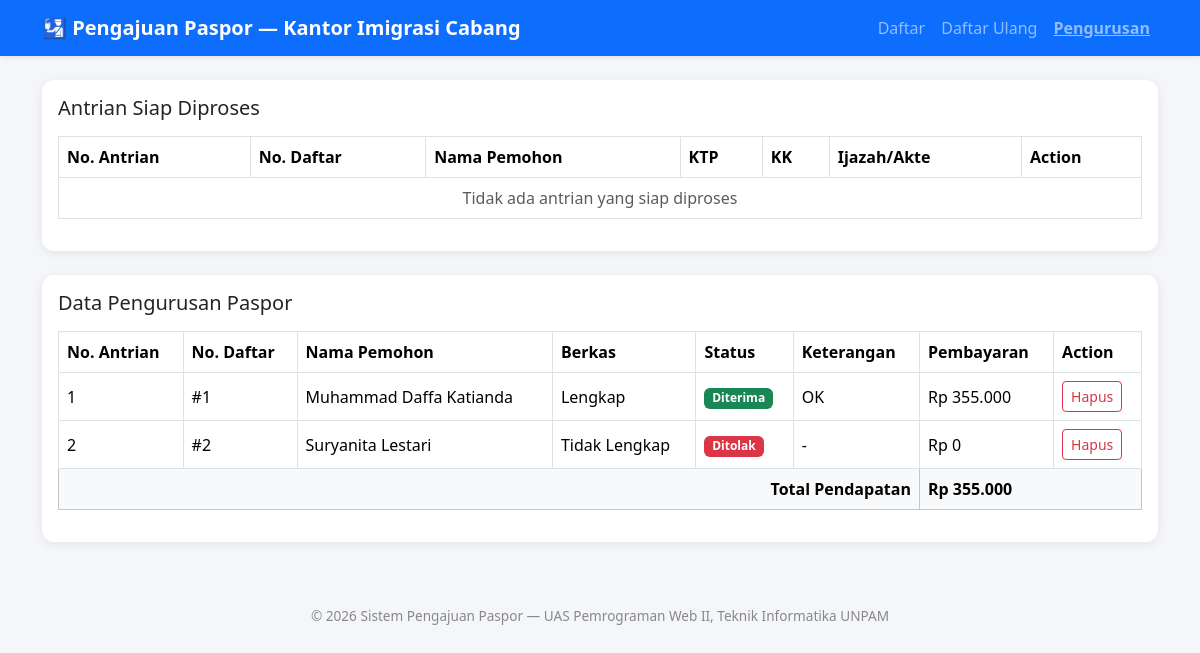
/pengurusan.php, run on the app's committed database.
### tables this page shows
CREATE TABLE pengurusan (
  id              INT AUTO_INCREMENT PRIMARY KEY,
  no_antrian      INT NOT NULL,
  no_daftar_ulang INT NOT NULL,
  no_daftar       INT NOT NULL,
  nama_pemohon    VARCHAR(100) NOT NULL,
  berkas          ENUM('Lengkap','Tidak Lengkap') NOT NULL,
  status          ENUM('Diterima','Ditolak') NOT NULL,
  keterangan      VARCHAR(20) NOT NULL,
  pembayaran      INT DEFAULT 0,
  created_at      TIMESTAMP DEFAULT CURRENT_TIMESTAMP,
  FOREIGN KEY (no_daftar_ulang) REFERENCES daftar_ulang(no_daftar_ulang) ON DELETE CASCADE
);

### includes/functions.php (called while the page is built, shortened)
<?php
function format_rupiah($angka) {
    return "Rp " . number_format((float)$angka, 0, ',', '.');
}
?>

### pengurusan.php (the view, shortened to what this page needs)
<?php
require 'config.php';
require 'includes/functions.php';
$siap_proses = mysqli_query($koneksi, "
    SELECT du.* FROM daftar_ulang du
    WHERE du.keterangan = 'OK'
      AND du.no_antrian IS NOT NULL
      AND du.no_daftar_ulang NOT IN (SELECT no_daftar_ulang FROM pengurusan)
    ORDER BY du.no_antrian ASC
");
$data = mysqli_query($koneksi, "SELECT * FROM pengurusan ORDER BY no_antrian ASC");
$total_pendapatan = mysqli_fetch_assoc(
    mysqli_query($koneksi, "SELECT SUM(pembayaran) AS total FROM pengurusan WHERE status='Diterima'")
)['total'] ?? 0;
include 'includes/header.php';
?>
<div class="card mb-4">
  <div class="card-body">
    <h5 class="card-title mb-3">Antrian Siap Diproses</h5>
    <div class="table-responsive">
      <table class="table table-bordered align-middle">
        <thead>
          <tr>
            <th>No. Antrian</th>
            <th>No. Daftar</th>
            <th>Nama Pemohon</th>
            <th>KTP</th>
            <th>KK</th>
            <th>Ijazah/Akte</th>
            <th>Action</th>
          </tr>
        </thead>
        <tbody>
          <?php if (mysqli_num_rows($siap_proses) == 0): ?>
            <tr><td colspan="7" class="text-center text-muted">Tidak ada antrian yang siap diproses</td></tr>
          <?php endif; ?>
        </tbody>
      </table>
    </div>
  </div>
</div>
<div class="card">
  <div class="card-body">
    <h5 class="card-title mb-3">Data Pengurusan Paspor</h5>
    <div class="table-responsive">
      <table class="table table-bordered table-hover align-middle">
        <thead>
          <tr>
            <th>No. Antrian</th>
            <th>No. Daftar</th>
            <th>Nama Pemohon</th>
            <th>Berkas</th>
            <th>Status</th>
            <th>Keterangan</th>
            <th>Pembayaran</th>
            <th>Action</th>
          </tr>
        </thead>
        <tbody>
          <?php if (mysqli_num_rows($data) == 0): ?>
            <tr><td colspan="8" class="text-center text-muted">Belum ada data pengurusan</td></tr>
          <?php else: ?>
            <?php while ($row = mysqli_fetch_assoc($data)): ?>
              <tr>
                <td><?= $row['no_antrian'] ?></td>
                <td>#<?= $row['no_daftar'] ?></td>
                <td><?= htmlspecialchars($row['nama_pemohon']) ?></td>
                <td><?= $row['berkas'] ?></td>
                <td>
                  <span class="badge <?= $row['status']=='Diterima' ? 'badge-ok' : 'badge-tidak' ?>">
                    <?= $row['status'] ?>
                  </span>
                </td>
                <td><?= $row['keterangan'] ?></td>
                <td><?= format_rupiah($row['pembayaran']) ?></td>
                <td>
                  <a href="pengurusan.php?hapus=<?= $row['id'] ?>" class="btn btn-sm btn-outline-danger"
                     onclick="return confirm('Hapus data ini?')">Hapus</a>
                </td>
              </tr>
            <?php endwhile; ?>
          <?php endif; ?>
        </tbody>
        <?php if (mysqli_num_rows($data) > 0): ?>
        <tfoot>
          <tr class="table-light">
            <th colspan="6" class="text-end">Total Pendapatan</th>
            <th colspan="2"><?= format_rupiah($total_pendapatan) ?></th>
          </tr>
        </tfoot>
        <?php endif; ?>
      </table>
    </div>
  </div>
</div>
<?php include 'includes/footer.php'; ?>

### includes/header.php (style rules this page uses)
body { background:#f4f6f9; }
.card { border:none; box-shadow:0 2px 10px rgba(0,0,0,.08); border-radius:12px; }
.table thead { background:#0d6efd; color:#fff; }
.table td, .table th { vertical-align:middle; }
.badge-ok { background:#198754; }
.badge-tidak { background:#dc3545; }

### data on the page
pengurusan: no_antrian "1", no_daftar "1", nama_pemohon "Muhammad Daffa Katianda", berkas "Lengkap", status "Diterima", keterangan "OK", pembayaran "Rp 355.000"
pengurusan: no_antrian "2", no_daftar "2", nama_pemohon "Suryanita Lestari", berkas "Tidak Lengkap", status "Ditolak", keterangan "-", pembayaran "Rp 0"

### other printed values
format_rupiah($total_pendapatan) "Rp 355.000"
